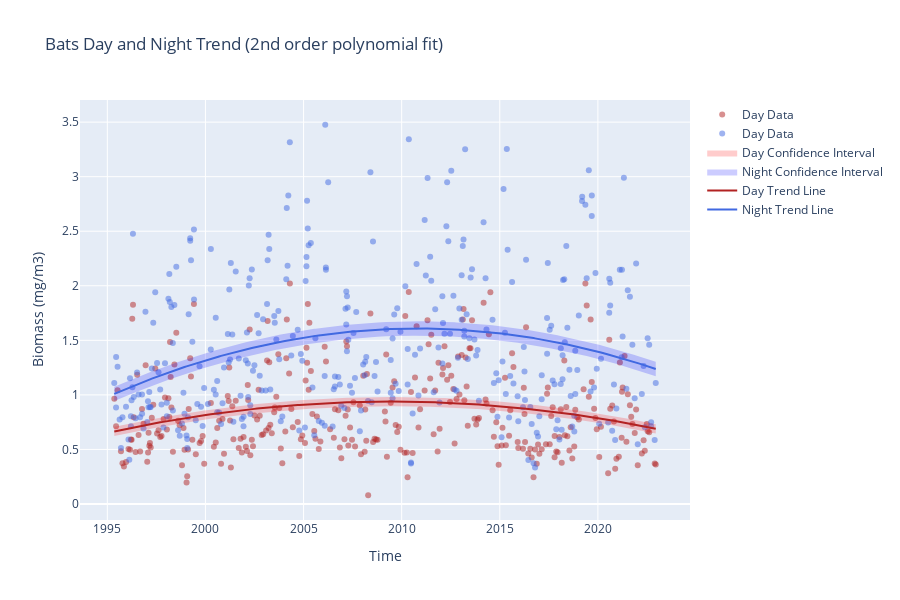

The notebook cell this image was saved under:
### Code cell
plot_trend(day_data, night_data, poly_order=2).update_layout(
    title=f"{station} Day and Night Trend (2nd order polynomial fit)",
    xaxis_title="Time",
    yaxis_title="Biomass (mg/m3)",
).show()

### Figure 1 — Plotly figure (JSON) as saved in the notebook; plotly's stock layout.template omitted (floating-point values rounded to 4 significant figures; data arrays with more than 128 entries replaced by an {"elided": "..."} marker saying what was removed)
{"data": [{"marker": {"color": "firebrick", "opacity": 0.5}, "mode": "markers", "name": "Day Data", "type": "scatter", "x": {"elided": "323 str values"}, "y": {"elided": "323 float values"}}, {"marker": {"color": "royalblue", "opacity": 0.5}, "mode": "markers", "name": "Day Data", "type": "scatter", "x": {"elided": "357 str values"}, "y": {"elided": "357 float values"}}, {"fill": "toself", "fillcolor": "rgba(255, 0, 0, 0.2)", "line": {"color": "rgba(0, 0, 0, 0)"}, "name": "Day Confidence Interval", "type": "scatter", "x": {"elided": "646 str values"}, "y": {"elided": "646 float values"}}, {"fill": "toself", "fillcolor": "rgba(0, 0, 255, 0.2)", "line": {"color": "rgba(0, 0, 0, 0)"}, "name": "Night Confidence Interval", "type": "scatter", "x": {"elided": "714 str values"}, "y": {"elided": "714 float values"}}, {"line": {"color": "firebrick"}, "mode": "lines", "name": "Day Trend Line", "type": "scatter", "x": {"elided": "323 str values"}, "y": {"elided": "323 float values"}}, {"line": {"color": "royalblue"}, "mode": "lines", "name": "Night Trend Line", "type": "scatter", "x": {"elided": "357 str values"}, "y": {"elided": "357 float values"}}], "layout": {"height": 600, "title": {"text": "Bats Day and Night Trend (2nd order polynomial fit)"}, "xaxis": {"title": {"text": "Time"}}, "yaxis": {"title": {"text": "Biomass (mg/m3)"}}}}
